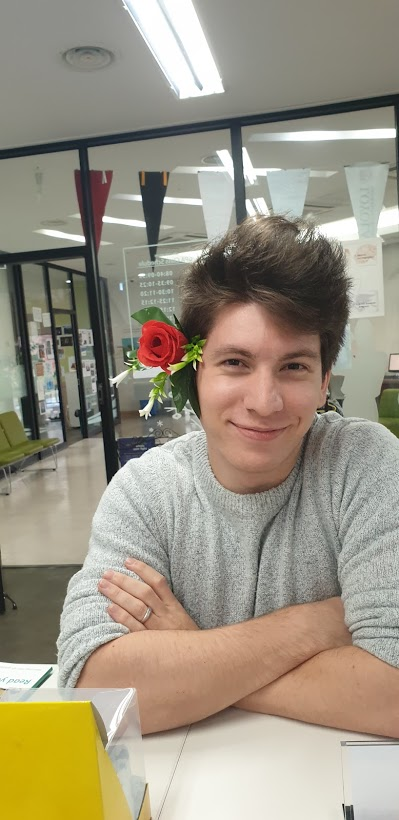
#> input picture img/spirit-week.jpg, 399 x 820 px
$ python 0502-adaptive-threshold.py
#> lines starting #> are read from the running program, lines starting #| are printed output that depends on the picture; after the words box and inside, x2 and y2 are one past the last pixel; in counts of white or black regions, pixels touching at a corner belong together
# 0502.py
import cv2
import numpy as np

src = cv2.imread('../../img/spirit-week.jpg', cv2.IMREAD_GRAYSCALE)
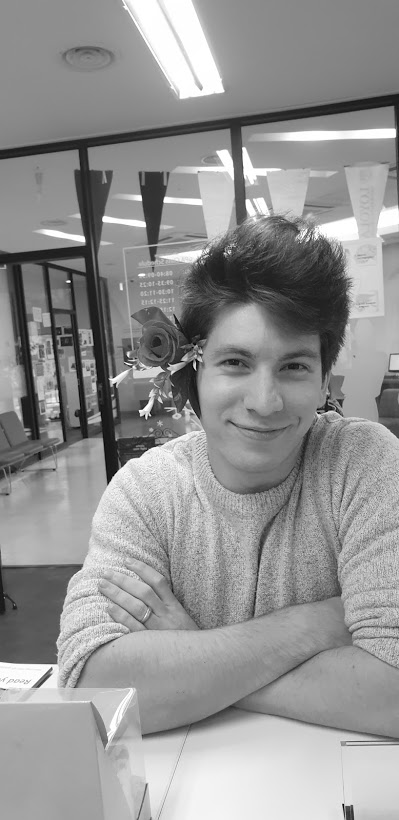
#> src: shape (820, 399); min 0, max 255, mean 147.6
cv2.imshow('src', src)

ret, dst = cv2.threshold(src, 0, 255, cv2.THRESH_BINARY + cv2.THRESH_OTSU)
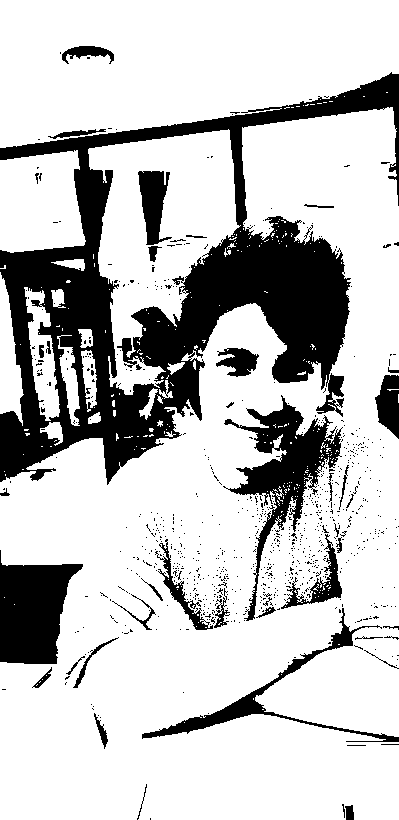
#> dst: shape (820, 399); 76.6% white; 833 black regions (791 under 20 px), largest, box (x1, y1, x2, y2) and area: (0, 72, 399, 485) 50931, (223, 395, 343, 621) 6707, (0, 550, 83, 664) 6294
#> ret = 123
cv2.imshow('dst', dst)

dst2 = cv2.adaptiveThreshold(src, 255, cv2.ADAPTIVE_THRESH_MEAN_C, cv2.THRESH_BINARY, 51, 7)
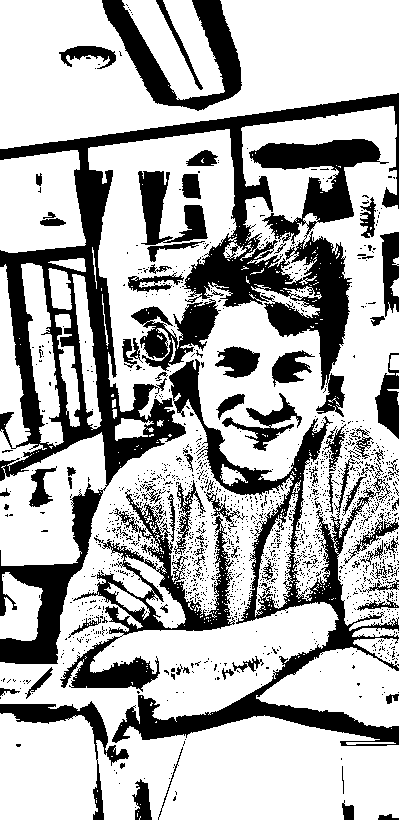
#> dst2: shape (820, 399); 69.6% white; 1637 black regions (1547 under 20 px), largest, box (x1, y1, x2, y2) and area: (0, 93, 399, 664) 44164, (112, 359, 399, 746) 15688, (60, 489, 235, 692) 7814
cv2.imshow('dst2', dst2)

dst3 = cv2.adaptiveThreshold(src, 255, cv2.ADAPTIVE_THRESH_GAUSSIAN_C, cv2.THRESH_BINARY, 51, 7)
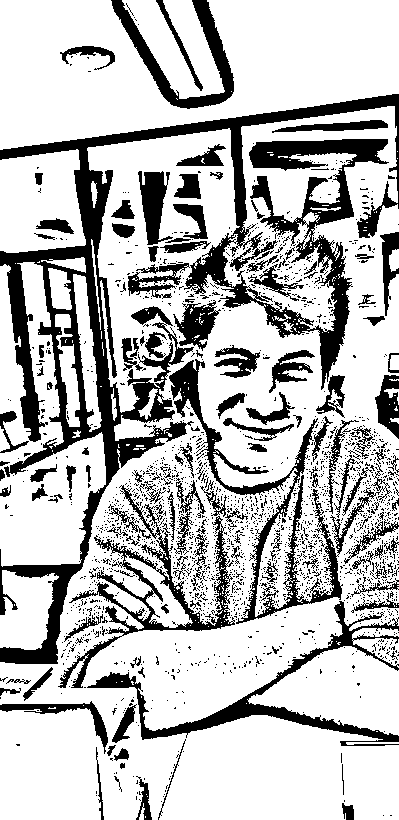
#> dst3: shape (820, 399); 74% white; 2018 black regions (1877 under 20 px), largest, box (x1, y1, x2, y2) and area: (0, 94, 399, 664) 36392, (169, 359, 392, 624) 6243, (87, 601, 399, 746) 5162
cv2.imshow('dst3', dst3)

cv2.waitKey()
cv2.destroyAllWindows()

$ run again, with img/basketball.jpg copied over img/spirit-week.jpg
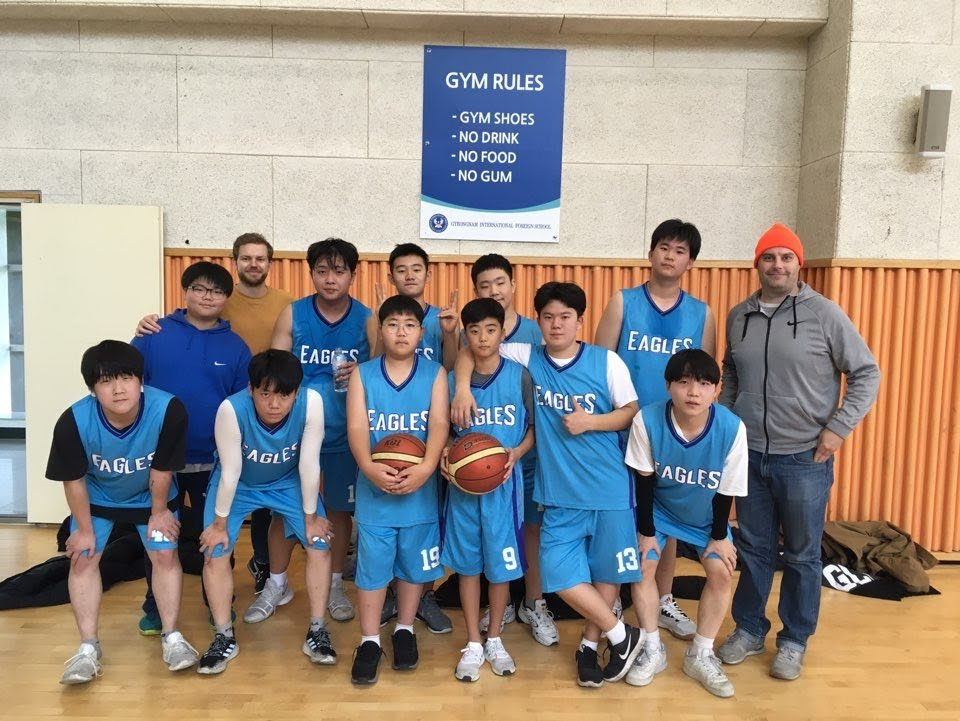
#> input picture img/basketball.jpg, 960 x 721 px
#> `ret, dst = cv2.threshold(src, 0, 255, cv2.THRESH_BINARY + cv2.THRESH_O..`:
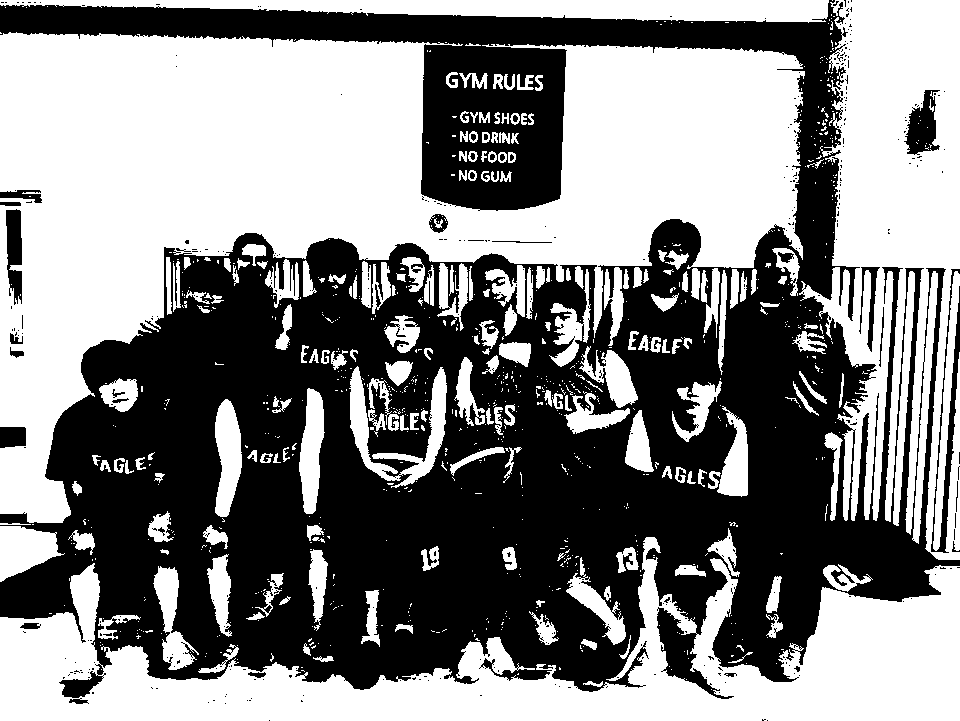
#> dst: shape (721, 960); 52% white; 412 black regions (379 under 20 px), largest, box (x1, y1, x2, y2) and area: (0, 0, 960, 699) 323922, (931, 269, 960, 553) 1761, (904, 90, 940, 155) 1324
#> ret = 143
#> dst2: shape (721, 960); 64% white; 4222 black regions (4009 under 20 px), largest, box (x1, y1, x2, y2) and area: (0, 0, 960, 716) 176287, (420, 45, 566, 212) 19175, (0, 202, 26, 412) 3130
#> `dst3 = cv2.adaptiveThreshold(src, 255, cv2.ADAPTIVE_THRESH_GAUSSIAN_C,..`:
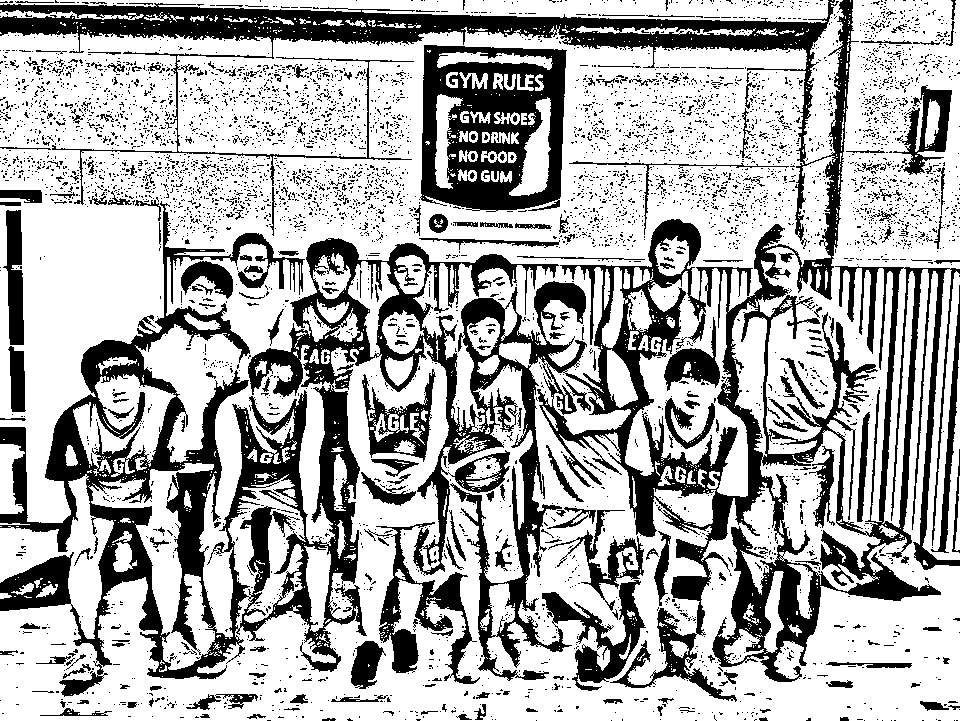
#> dst3: shape (721, 960); 68.3% white; 5411 black regions (5134 under 20 px), largest, box (x1, y1, x2, y2) and area: (0, 0, 960, 702) 150692, (420, 45, 567, 212) 15277, (376, 522, 480, 684) 4442
